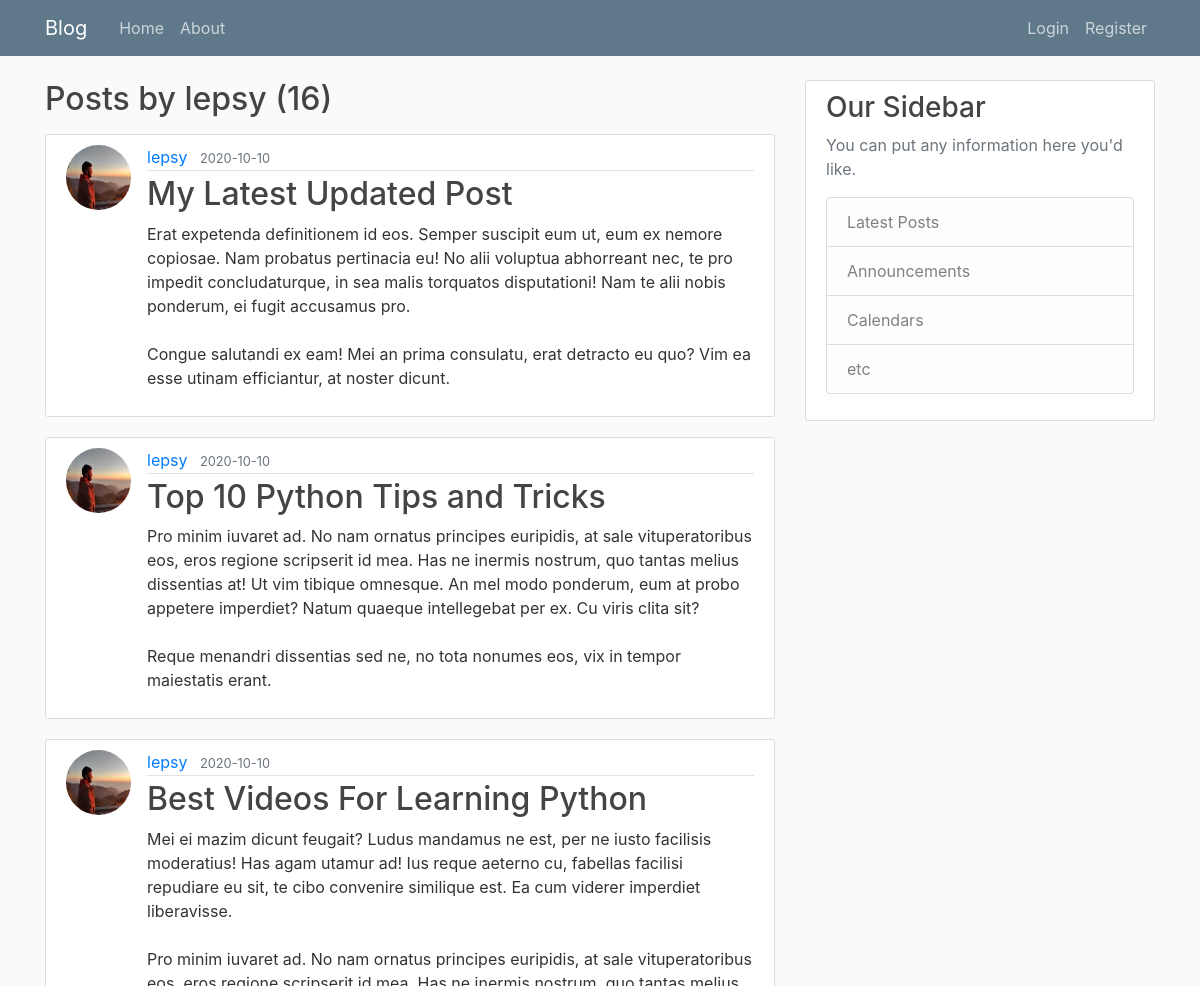
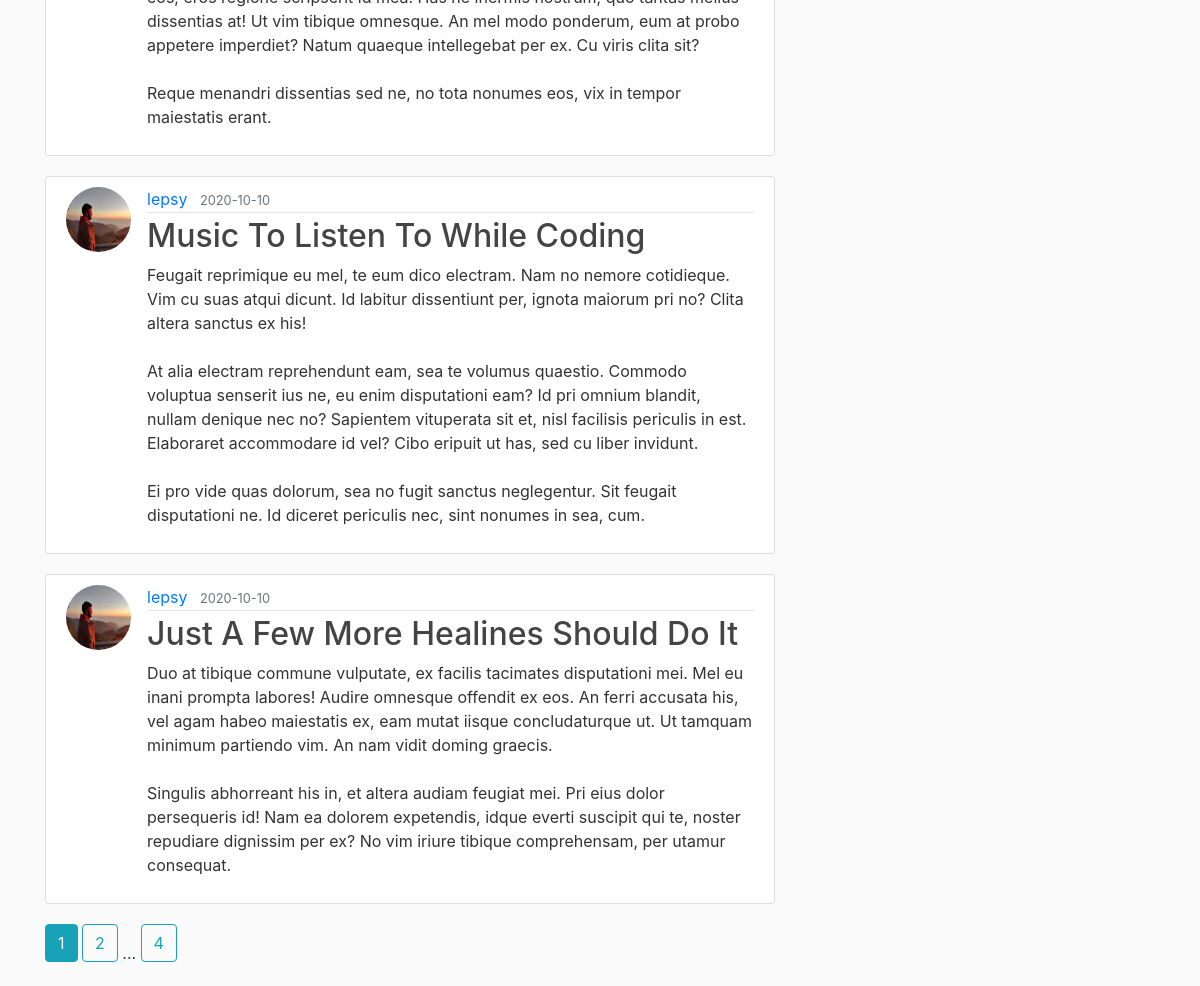
/user/lepsy, run on the app's committed database (2 pictures, top to bottom).
### flask_index/models.py (models this page shows, shortened)
class User(db.Model,UserMixin):
    id = db.Column(db.Integer, primary_key=True)
    username = db.Column(db.String(20), unique=True, nullable=False)
    email = db.Column(db.String(120), unique=True, nullable=False)
    image_file = db.Column(db.String(20), nullable=False, default='default.jpg')
    password = db.Column(db.String(60), nullable=False)
    posts = db.relationship('Post', backref='author', lazy=True)

class Post(db.Model):
    id = db.Column(db.Integer, primary_key=True)
    title = db.Column(db.String(100), nullable=False)
    date_posted = db.Column(db.DateTime, nullable=False, default=datetime.utcnow)
    content = db.Column(db.Text, nullable=False)
    user_id = db.Column(db.Integer, db.ForeignKey('user.id'), nullable=False)

### flask_index/users/routes.py (the view)
@users.route("/user/<string:username>")
def user_posts(username):
    page = request.args.get('page', 1, type=int)
    user = User.query.filter_by(username=username).first_or_404()
    posts = Post.query.filter_by(author=user)\
        .order_by(Post.date_posted.desc())\
        .paginate(page=page, per_page=5)
    return render_template('user_posts.html', posts=posts, user=user)

### flask_index/templates/user_posts.html
{% extends "layout.html" %}
{% block content %}
    <h2 class="mb-3">Posts by {{ user.username }} ({{ posts.total }})</h2>
    {% for post in posts.items %}
        <article class="media content-section">
          <img class="rounded-circle article-img" src="{{ url_for('static', filename='profile_pics/' + post.author.image_file) }}">
          <div class="media-body">
            <div class="article-metadata">
              <a class="mr-2" href="{{ url_for('users.user_posts', username=post.author.username) }}">{{ post.author.username }}</a>
              <small class="text-muted">{{ post.date_posted.strftime('%Y-%m-%d') }}</small>
            </div>
            <h2><a class="article-title" href="{{ url_for('posts.post', post_id=post.id) }}">{{ post.title }}</a></h2>
            <p class="article-content">{{ post.content }}</p>
          </div>
        </article>
    {% endfor %}
    {% for page_num in posts.iter_pages(left_edge=1, right_edge=1, left_current=1, right_current=2) %}
      {% if page_num %}
        {% if posts.page == page_num %}
          <a class="btn btn-info mb-4" href="{{ url_for('users.user_posts', username=user.username, page=page_num) }}">{{ page_num }}</a>
        {% else %}
          <a class="btn btn-outline-info mb-4" href="{{ url_for('users.user_posts', username=user.username, page=page_num) }}">{{ page_num }}</a>
        {% endif %}
      {% else %}
        ...
      {% endif %}
    {% endfor %}
{% endblock content %}

### flask_index/static/main.css (style rules this page uses)
body { background: #fafafa; color: #333333; margin-top: 5rem; }
h1, h2, h3, h4, h5, h6 { color: #444444; }
.content-section { background: #ffffff; padding: 10px 20px; border: 1px solid #dddddd; border-radius: 3px; margin-bottom: 20px; }
.article-title { color: #444444; }
.article-content { white-space: pre-line; }
.article-img { height: 65px; width: 65px; margin-right: 16px; }
.article-metadata { padding-bottom: 1px; margin-bottom: 4px; border-bottom: 1px solid #e3e3e3 }

### data on the page
User: username "lepsy"
Post: image_file (picture), author.username "lepsy", date_posted "2020-10-10", title "My Latest Updated Post", content "Erat expetenda definitionem id eos. Semper suscipit eum ut, eum ex nemore copiosae. Nam probatus pertinacia eu! No alii voluptua abhorreant nec, te pro impedit concludaturque, in sea malis torquatos disputationi! Nam te alii nobis ponderum, ei fugit accusamus pro. Congue salutandi ex eam! Mei an prima consulatu, erat detracto eu quo? Vim ea esse utinam efficiantur, at noster dicunt."
Post: image_file (picture), author.username "lepsy", date_posted "2020-10-10", title "Top 10 Python Tips and Tricks", content "Pro minim iuvaret ad. No nam ornatus principes euripidis, at sale vituperatoribus eos, eros regione scripserit id mea. Has ne inermis nostrum, quo tantas melius dissentias at! Ut vim tibique omnesque. An mel modo ponderum, eum at probo appetere imperdiet? Natum quaeque intellegebat per ex. Cu viris clita sit? Reque menandri dissentias sed ne, no tota nonumes eos, vix in tempor maiestatis erant."
Post: image_file (picture), author.username "lepsy", date_posted "2020-10-10", title "Best Videos For Learning Python", content "Mei ei mazim dicunt feugait? Ludus mandamus ne est, per ne iusto facilisis moderatius! Has agam utamur ad! Ius reque aeterno cu, fabellas facilisi repudiare eu sit, te cibo convenire similique est. Ea cum viderer imperdiet liberavisse. Pro minim iuvaret ad. No nam ornatus principes euripidis, at sale vituperatoribus eos, eros regione scripserit id mea. Has ne inermis nostrum, quo tantas melius dissentias at! Ut vim tibique omnesque. An mel modo ponderum, eum at probo appetere imperdiet? Natum quaeque intellegebat per ex. Cu viris clita sit? Reque menandri dissentias sed ne, no tota nonumes eos, vix in tempor maiestatis erant."
Post: image_file (picture), author.username "lepsy", date_posted "2020-10-10", title "Music To Listen To While Coding", content "Feugait reprimique eu mel, te eum dico electram. Nam no nemore cotidieque. Vim cu suas atqui dicunt. Id labitur dissentiunt per, ignota maiorum pri no? Clita altera sanctus ex his! At alia electram reprehendunt eam, sea te volumus quaestio. Commodo voluptua senserit ius ne, eu enim disputationi eam? Id pri omnium blandit, nullam denique nec no? Sapientem vituperata sit et, nisl facilisis periculis in est. Elaboraret accommodare id vel? Cibo eripuit ut has, sed cu liber invidunt. Ei pro vide quas dolorum, sea no fugit sanctus neglegentur. Sit feugait disputationi ne. Id diceret periculis nec, sint nonumes in sea, cum."
Post: image_file (picture), author.username "lepsy", date_posted "2020-10-10", title "Just A Few More Healines Should Do It", content "Duo at tibique commune vulputate, ex facilis tacimates disputationi mei. Mel eu inani prompta labores! Audire omnesque offendit ex eos. An ferri accusata his, vel agam habeo maiestatis ex, eam mutat iisque concludaturque ut. Ut tamquam minimum partiendo vim. An nam vidit doming graecis. Singulis abhorreant his in, et altera audiam feugiat mei. Pri eius dolor persequeris id! Nam ea dolorem expetendis, idque everti suscipit qui te, noster repudiare dignissim per ex? No vim iriure tibique comprehensam, per utamur consequat."

### other printed values
{{ posts.total }} "16"
{{ page_num }} "1"
{{ page_num }} "2" "4"
